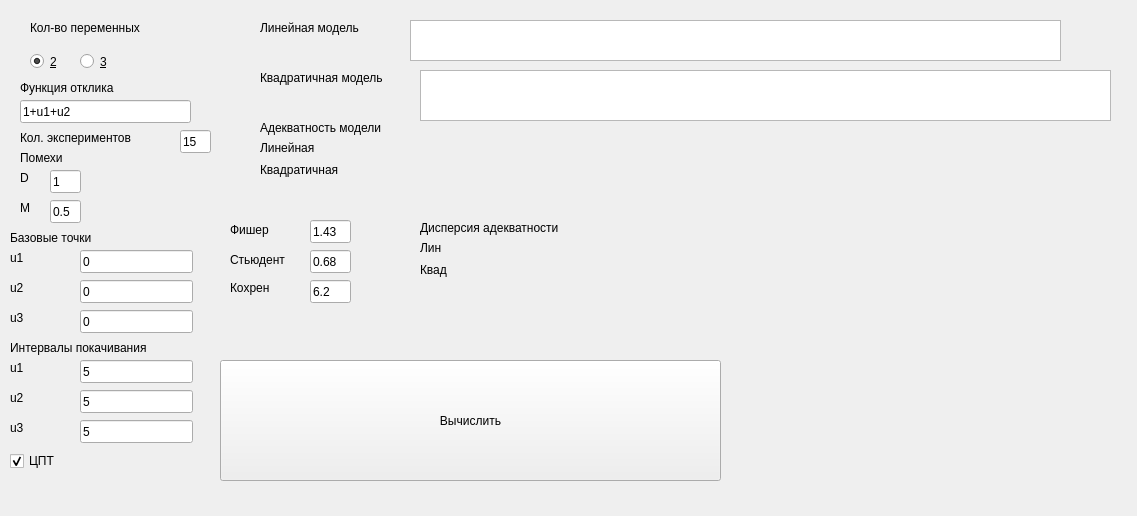
<?xml version="1.0" encoding="UTF-8"?>
<ui version="4.0">
 <class>Form</class>
 <widget class="QWidget" name="Form">
  <property name="geometry">
   <rect>
    <x>0</x>
    <y>0</y>
    <width>1137</width>
    <height>516</height>
   </rect>
  </property>
  <property name="windowTitle">
   <string>Form</string>
  </property>
  <widget class="QLabel" name="label">
   <property name="geometry">
    <rect>
     <x>30</x>
     <y>20</y>
     <width>141</width>
     <height>16</height>
    </rect>
   </property>
   <property name="text">
    <string>Кол-во переменных</string>
   </property>
  </widget>
  <widget class="QLabel" name="label_2">
   <property name="geometry">
    <rect>
     <x>20</x>
     <y>80</y>
     <width>121</width>
     <height>16</height>
    </rect>
   </property>
   <property name="text">
    <string>Функция отклика</string>
   </property>
  </widget>
  <widget class="QLineEdit" name="function">
   <property name="geometry">
    <rect>
     <x>20</x>
     <y>100</y>
     <width>171</width>
     <height>23</height>
    </rect>
   </property>
   <property name="text">
    <string>1+u1+u2</string>
   </property>
  </widget>
  <widget class="QLabel" name="label_3">
   <property name="geometry">
    <rect>
     <x>20</x>
     <y>130</y>
     <width>151</width>
     <height>16</height>
    </rect>
   </property>
   <property name="text">
    <string>Кол. экспериментов</string>
   </property>
  </widget>
  <widget class="QLabel" name="label_4">
   <property name="geometry">
    <rect>
     <x>20</x>
     <y>150</y>
     <width>57</width>
     <height>15</height>
    </rect>
   </property>
   <property name="text">
    <string>Помехи</string>
   </property>
  </widget>
  <widget class="QLineEdit" name="d">
   <property name="geometry">
    <rect>
     <x>50</x>
     <y>170</y>
     <width>31</width>
     <height>23</height>
    </rect>
   </property>
   <property name="text">
    <string>1</string>
   </property>
  </widget>
  <widget class="QLabel" name="label_5">
   <property name="geometry">
    <rect>
     <x>20</x>
     <y>170</y>
     <width>16</width>
     <height>16</height>
    </rect>
   </property>
   <property name="text">
    <string>D</string>
   </property>
  </widget>
  <widget class="QLabel" name="label_6">
   <property name="geometry">
    <rect>
     <x>20</x>
     <y>200</y>
     <width>21</width>
     <height>16</height>
    </rect>
   </property>
   <property name="text">
    <string>M</string>
   </property>
  </widget>
  <widget class="QLineEdit" name="m">
   <property name="geometry">
    <rect>
     <x>50</x>
     <y>200</y>
     <width>31</width>
     <height>23</height>
    </rect>
   </property>
   <property name="text">
    <string>0.5</string>
   </property>
  </widget>
  <widget class="QLabel" name="label_7">
   <property name="geometry">
    <rect>
     <x>10</x>
     <y>230</y>
     <width>161</width>
     <height>16</height>
    </rect>
   </property>
   <property name="text">
    <string>Базовые точки</string>
   </property>
  </widget>
  <widget class="QLabel" name="label_8">
   <property name="geometry">
    <rect>
     <x>10</x>
     <y>250</y>
     <width>57</width>
     <height>15</height>
    </rect>
   </property>
   <property name="text">
    <string>u1</string>
   </property>
  </widget>
  <widget class="QLineEdit" name="u1_del">
   <property name="geometry">
    <rect>
     <x>80</x>
     <y>250</y>
     <width>113</width>
     <height>23</height>
    </rect>
   </property>
   <property name="text">
    <string>0</string>
   </property>
  </widget>
  <widget class="QLineEdit" name="u2_del">
   <property name="geometry">
    <rect>
     <x>80</x>
     <y>280</y>
     <width>113</width>
     <height>23</height>
    </rect>
   </property>
   <property name="text">
    <string>0</string>
   </property>
  </widget>
  <widget class="QLineEdit" name="u3_del">
   <property name="geometry">
    <rect>
     <x>80</x>
     <y>310</y>
     <width>113</width>
     <height>23</height>
    </rect>
   </property>
   <property name="text">
    <string>0</string>
   </property>
  </widget>
  <widget class="QLabel" name="label_9">
   <property name="geometry">
    <rect>
     <x>10</x>
     <y>280</y>
     <width>57</width>
     <height>15</height>
    </rect>
   </property>
   <property name="text">
    <string>u2</string>
   </property>
  </widget>
  <widget class="QLabel" name="label_10">
   <property name="geometry">
    <rect>
     <x>10</x>
     <y>310</y>
     <width>57</width>
     <height>15</height>
    </rect>
   </property>
   <property name="text">
    <string>u3</string>
   </property>
  </widget>
  <widget class="QLineEdit" name="u2_int">
   <property name="geometry">
    <rect>
     <x>80</x>
     <y>390</y>
     <width>113</width>
     <height>23</height>
    </rect>
   </property>
   <property name="text">
    <string>5</string>
   </property>
  </widget>
  <widget class="QLabel" name="label_11">
   <property name="geometry">
    <rect>
     <x>10</x>
     <y>340</y>
     <width>161</width>
     <height>16</height>
    </rect>
   </property>
   <property name="text">
    <string>Интервалы покачивания</string>
   </property>
  </widget>
  <widget class="QLabel" name="label_12">
   <property name="geometry">
    <rect>
     <x>10</x>
     <y>360</y>
     <width>57</width>
     <height>15</height>
    </rect>
   </property>
   <property name="text">
    <string>u1</string>
   </property>
  </widget>
  <widget class="QLineEdit" name="u3_int">
   <property name="geometry">
    <rect>
     <x>80</x>
     <y>420</y>
     <width>113</width>
     <height>23</height>
    </rect>
   </property>
   <property name="text">
    <string>5</string>
   </property>
  </widget>
  <widget class="QLabel" name="label_13">
   <property name="geometry">
    <rect>
     <x>10</x>
     <y>420</y>
     <width>57</width>
     <height>15</height>
    </rect>
   </property>
   <property name="text">
    <string>u3</string>
   </property>
  </widget>
  <widget class="QLabel" name="label_14">
   <property name="geometry">
    <rect>
     <x>10</x>
     <y>390</y>
     <width>57</width>
     <height>15</height>
    </rect>
   </property>
   <property name="text">
    <string>u2</string>
   </property>
  </widget>
  <widget class="QLineEdit" name="u1_int">
   <property name="geometry">
    <rect>
     <x>80</x>
     <y>360</y>
     <width>113</width>
     <height>23</height>
    </rect>
   </property>
   <property name="text">
    <string>5</string>
   </property>
  </widget>
  <widget class="QLabel" name="label_15">
   <property name="geometry">
    <rect>
     <x>260</x>
     <y>20</y>
     <width>151</width>
     <height>16</height>
    </rect>
   </property>
   <property name="text">
    <string>Линейная модель</string>
   </property>
  </widget>
  <widget class="QLabel" name="label_17">
   <property name="geometry">
    <rect>
     <x>260</x>
     <y>70</y>
     <width>161</width>
     <height>16</height>
    </rect>
   </property>
   <property name="text">
    <string>Квадратичная модель</string>
   </property>
  </widget>
  <widget class="QLabel" name="label_19">
   <property name="geometry">
    <rect>
     <x>260</x>
     <y>120</y>
     <width>161</width>
     <height>16</height>
    </rect>
   </property>
   <property name="text">
    <string>Адекватность модели</string>
   </property>
  </widget>
  <widget class="QLabel" name="label_20">
   <property name="geometry">
    <rect>
     <x>260</x>
     <y>160</y>
     <width>101</width>
     <height>20</height>
    </rect>
   </property>
   <property name="text">
    <string>Квадратичная</string>
   </property>
  </widget>
  <widget class="QLabel" name="label_21">
   <property name="geometry">
    <rect>
     <x>260</x>
     <y>140</y>
     <width>71</width>
     <height>16</height>
    </rect>
   </property>
   <property name="text">
    <string>Линейная</string>
   </property>
  </widget>
  <widget class="QLabel" name="quad_model_adeq">
   <property name="geometry">
    <rect>
     <x>360</x>
     <y>160</y>
     <width>57</width>
     <height>15</height>
    </rect>
   </property>
   <property name="text">
    <string/>
   </property>
  </widget>
  <widget class="QLabel" name="linear_model_adeq">
   <property name="geometry">
    <rect>
     <x>360</x>
     <y>140</y>
     <width>57</width>
     <height>16</height>
    </rect>
   </property>
   <property name="text">
    <string/>
   </property>
  </widget>
  <widget class="QLineEdit" name="fish_lin">
   <property name="geometry">
    <rect>
     <x>310</x>
     <y>220</y>
     <width>41</width>
     <height>23</height>
    </rect>
   </property>
   <property name="text">
    <string>1.43</string>
   </property>
  </widget>
  <widget class="QLineEdit" name="stud_lin">
   <property name="geometry">
    <rect>
     <x>310</x>
     <y>250</y>
     <width>41</width>
     <height>23</height>
    </rect>
   </property>
   <property name="text">
    <string>0.68</string>
   </property>
  </widget>
  <widget class="QLabel" name="label_26">
   <property name="geometry">
    <rect>
     <x>230</x>
     <y>250</y>
     <width>71</width>
     <height>20</height>
    </rect>
   </property>
   <property name="text">
    <string>Стьюдент</string>
   </property>
  </widget>
  <widget class="QLabel" name="label_28">
   <property name="geometry">
    <rect>
     <x>230</x>
     <y>220</y>
     <width>51</width>
     <height>20</height>
    </rect>
   </property>
   <property name="text">
    <string>Фишер</string>
   </property>
  </widget>
  <widget class="QLineEdit" name="koh_lin">
   <property name="geometry">
    <rect>
     <x>310</x>
     <y>280</y>
     <width>41</width>
     <height>23</height>
    </rect>
   </property>
   <property name="text">
    <string>6.2</string>
   </property>
  </widget>
  <widget class="QLabel" name="label_27">
   <property name="geometry">
    <rect>
     <x>230</x>
     <y>280</y>
     <width>61</width>
     <height>16</height>
    </rect>
   </property>
   <property name="text">
    <string>Кохрен</string>
   </property>
  </widget>
  <widget class="QPushButton" name="calc_btn">
   <property name="geometry">
    <rect>
     <x>220</x>
     <y>360</y>
     <width>501</width>
     <height>121</height>
    </rect>
   </property>
   <property name="text">
    <string>Вычислить</string>
   </property>
  </widget>
  <widget class="QLabel" name="label_22">
   <property name="geometry">
    <rect>
     <x>420</x>
     <y>240</y>
     <width>71</width>
     <height>16</height>
    </rect>
   </property>
   <property name="text">
    <string>Лин</string>
   </property>
  </widget>
  <widget class="QLabel" name="label_23">
   <property name="geometry">
    <rect>
     <x>420</x>
     <y>260</y>
     <width>101</width>
     <height>20</height>
    </rect>
   </property>
   <property name="text">
    <string>Квад</string>
   </property>
  </widget>
  <widget class="QLabel" name="linear_model_adeq_d">
   <property name="geometry">
    <rect>
     <x>520</x>
     <y>240</y>
     <width>57</width>
     <height>16</height>
    </rect>
   </property>
   <property name="text">
    <string/>
   </property>
  </widget>
  <widget class="QLabel" name="quad_model_adeq_d">
   <property name="geometry">
    <rect>
     <x>520</x>
     <y>260</y>
     <width>57</width>
     <height>15</height>
    </rect>
   </property>
   <property name="text">
    <string/>
   </property>
  </widget>
  <widget class="QLabel" name="label_30">
   <property name="geometry">
    <rect>
     <x>420</x>
     <y>220</y>
     <width>181</width>
     <height>16</height>
    </rect>
   </property>
   <property name="text">
    <string>Дисперсия адекватности</string>
   </property>
  </widget>
  <widget class="QLineEdit" name="exp_num">
   <property name="geometry">
    <rect>
     <x>180</x>
     <y>130</y>
     <width>31</width>
     <height>23</height>
    </rect>
   </property>
   <property name="text">
    <string>15</string>
   </property>
  </widget>
  <widget class="QRadioButton" name="num2">
   <property name="geometry">
    <rect>
     <x>30</x>
     <y>50</y>
     <width>41</width>
     <height>23</height>
    </rect>
   </property>
   <property name="text">
    <string>&amp;2</string>
   </property>
   <property name="checked">
    <bool>true</bool>
   </property>
  </widget>
  <widget class="QRadioButton" name="num3">
   <property name="geometry">
    <rect>
     <x>80</x>
     <y>50</y>
     <width>41</width>
     <height>23</height>
    </rect>
   </property>
   <property name="text">
    <string>&amp;3</string>
   </property>
  </widget>
  <widget class="QPlainTextEdit" name="linear_model">
   <property name="geometry">
    <rect>
     <x>410</x>
     <y>20</y>
     <width>651</width>
     <height>41</height>
    </rect>
   </property>
  </widget>
  <widget class="QPlainTextEdit" name="quad_model">
   <property name="geometry">
    <rect>
     <x>420</x>
     <y>70</y>
     <width>691</width>
     <height>51</height>
    </rect>
   </property>
  </widget>
  <widget class="QCheckBox" name="isCkp">
   <property name="geometry">
    <rect>
     <x>10</x>
     <y>450</y>
     <width>97</width>
     <height>22</height>
    </rect>
   </property>
   <property name="text">
    <string>ЦПТ</string>
   </property>
   <property name="checked">
    <bool>true</bool>
   </property>
  </widget>
 </widget>
 <resources/>
 <connections/>
</ui>
